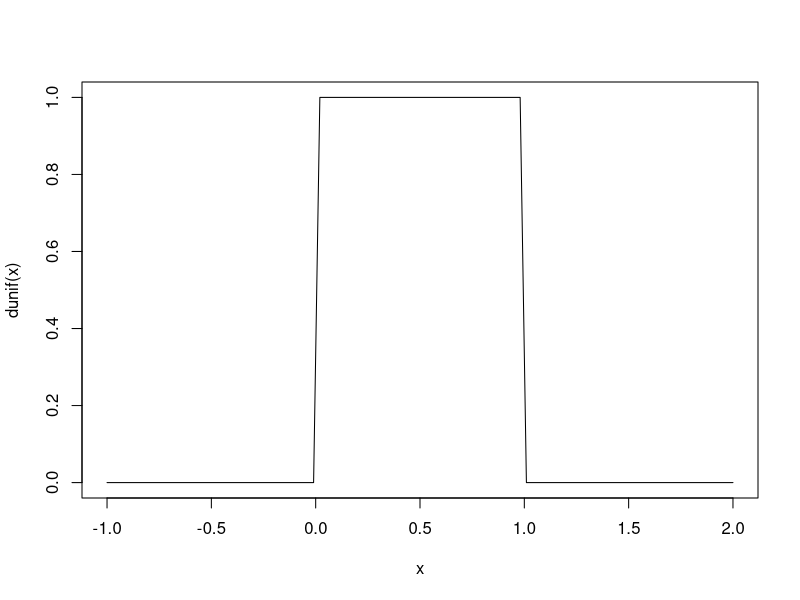
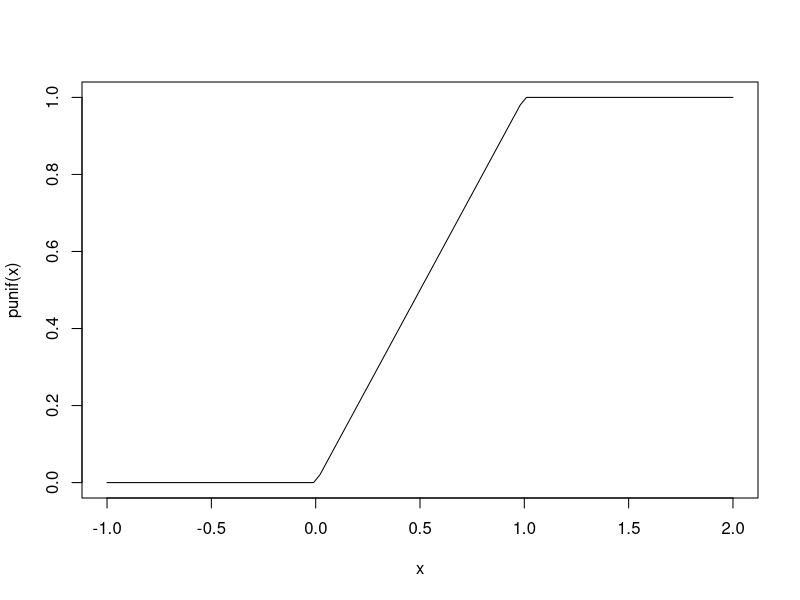

Reproduce these figures in R, in order.
# 一様分布の密度関数
curve(dunif,from=-1,to=2)

# 一様分布の累積分布関数
curve(punif,from=-1,to=2)

# 一様乱数の発生
runif(6)